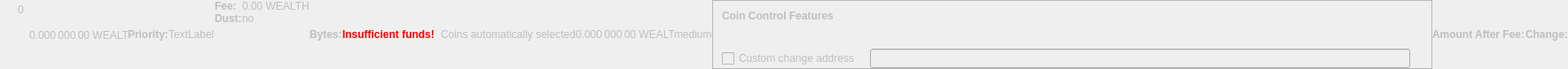
    <widget class="QWidget" name="dummyHideWidget" native="true">
     <property name="enabled">
      <bool>false</bool>
     </property>
     <property name="maximumSize">
      <size>
       <width>100</width>
       <height>22</height>
      </size>
     </property>
     <layout class="QHBoxLayout" name="dummyHideLayout">
      <property name="spacing">
       <number>0</number>
      </property>
      <property name="leftMargin">
       <number>0</number>
      </property>
      <property name="topMargin">
       <number>0</number>
      </property>
      <property name="rightMargin">
       <number>0</number>
      </property>
      <property name="bottomMargin">
       <number>0</number>
      </property>
      <item>
       <layout class="QFormLayout" name="formLayoutCoinControl1">
        <property name="horizontalSpacing">
         <number>10</number>
        </property>
        <property name="verticalSpacing">
         <number>14</number>
        </property>
        <property name="leftMargin">
         <number>10</number>
        </property>
        <property name="topMargin">
         <number>4</number>
        </property>
        <property name="rightMargin">
         <number>6</number>
        </property>
        <item row="0" column="1">
         <widget class="QLabel" name="labelCoinControlBytes">
          <property name="cursor">
           <cursorShape>IBeamCursor</cursorShape>
          </property>
          <property name="contextMenuPolicy">
           <enum>Qt::ActionsContextMenu</enum>
          </property>
          <property name="text">
           <string notr="true">0</string>
          </property>
          <property name="textInteractionFlags">
           <set>Qt::LinksAccessibleByMouse|Qt::TextSelectableByKeyboard|Qt::TextSelectableByMouse</set>
          </property>
         </widget>
        </item>
       </layout>
      </item>
      <item>
       <widget class="QLabel" name="labelCoinControlAfterFee">
        <property name="enabled">
         <bool>false</bool>
        </property>
        <property name="sizePolicy">
         <sizepolicy hsizetype="Fixed" vsizetype="Fixed">
          <horstretch>0</horstretch>
          <verstretch>0</verstretch>
         </sizepolicy>
        </property>
        <property name="minimumSize">
         <size>
          <width>111</width>
          <height>12</height>
         </size>
        </property>
        <property name="maximumSize">
         <size>
          <width>111</width>
          <height>12</height>
         </size>
        </property>
        <property name="cursor">
         <cursorShape>IBeamCursor</cursorShape>
        </property>
        <property name="contextMenuPolicy">
         <enum>Qt::ActionsContextMenu</enum>
        </property>
        <property name="text">
         <string notr="true">0.000 000 00 WEALTH</string>
        </property>
        <property name="textInteractionFlags">
         <set>Qt::LinksAccessibleByMouse|Qt::TextSelectableByKeyboard|Qt::TextSelectableByMouse</set>
        </property>
       </widget>
      </item>
      <item>
       <widget class="QLabel" name="labelCoinControlPriorityText">
        <property name="enabled">
         <bool>false</bool>
        </property>
        <property name="font">
         <font>
          <weight>75</weight>
          <bold>true</bold>
         </font>
        </property>
        <property name="text">
         <string>Priority:</string>
        </property>
       </widget>
      </item>
      <item>
       <layout class="QHBoxLayout" name="horizontalLayout">
        <item>
         <widget class="QLabel" name="WarningLabel">
          <property name="text">
           <string>TextLabel</string>
          </property>
         </widget>
        </item>
       </layout>
      </item>
      <item>
       <layout class="QFormLayout" name="formLayoutCoinControl3">
        <property name="horizontalSpacing">
         <number>0</number>
        </property>
        <property name="verticalSpacing">
         <number>0</number>
        </property>
        <property name="leftMargin">
         <number>0</number>
        </property>
        <property name="topMargin">
         <number>0</number>
        </property>
        <property name="rightMargin">
         <number>0</number>
        </property>
        <item row="0" column="0">
         <widget class="QLabel" name="labelCoinControlFeeText">
          <property name="enabled">
           <bool>false</bool>
          </property>
          <property name="font">
           <font>
            <weight>75</weight>
            <bold>true</bold>
           </font>
          </property>
          <property name="text">
           <string>Fee:</string>
          </property>
          <property name="margin">
           <number>0</number>
          </property>
         </widget>
        </item>
        <item row="0" column="1">
         <widget class="QLabel" name="labelCoinControlFee">
          <property name="enabled">
           <bool>false</bool>
          </property>
          <property name="cursor">
           <cursorShape>IBeamCursor</cursorShape>
          </property>
          <property name="contextMenuPolicy">
           <enum>Qt::ActionsContextMenu</enum>
          </property>
          <property name="text">
           <string notr="true">0.00 WEALTH</string>
          </property>
          <property name="textInteractionFlags">
           <set>Qt::LinksAccessibleByMouse|Qt::TextSelectableByKeyboard|Qt::TextSelectableByMouse</set>
          </property>
         </widget>
        </item>
        <item row="1" column="0">
         <widget class="QLabel" name="labelCoinControlLowOutputText">
          <property name="enabled">
           <bool>false</bool>
          </property>
          <property name="font">
           <font>
            <weight>75</weight>
            <bold>true</bold>
           </font>
          </property>
          <property name="text">
           <string>Dust:</string>
          </property>
         </widget>
        </item>
        <item row="1" column="1">
         <widget class="QLabel" name="labelCoinControlLowOutput">
          <property name="enabled">
           <bool>false</bool>
          </property>
          <property name="cursor">
           <cursorShape>IBeamCursor</cursorShape>
          </property>
          <property name="contextMenuPolicy">
           <enum>Qt::ActionsContextMenu</enum>
          </property>
          <property name="text">
           <string>no</string>
          </property>
          <property name="textInteractionFlags">
           <set>Qt::LinksAccessibleByMouse|Qt::TextSelectableByKeyboard|Qt::TextSelectableByMouse</set>
          </property>
         </widget>
        </item>
       </layout>
      </item>
      <item>
       <widget class="QLabel" name="labelCoinControlBytesText">
        <property name="enabled">
         <bool>false</bool>
        </property>
        <property name="font">
         <font>
          <weight>75</weight>
          <bold>true</bold>
         </font>
        </property>
        <property name="text">
         <string>Bytes:</string>
        </property>
       </widget>
      </item>
      <item>
       <layout class="QFormLayout" name="formLayoutCoinControl2">
        <property name="horizontalSpacing">
         <number>0</number>
        </property>
        <property name="verticalSpacing">
         <number>0</number>
        </property>
        <property name="leftMargin">
         <number>0</number>
        </property>
        <property name="topMargin">
         <number>0</number>
        </property>
        <property name="rightMargin">
         <number>0</number>
        </property>
       </layout>
      </item>
      <item>
       <layout class="QHBoxLayout" name="horizontalLayoutCoinControl2">
        <property name="spacing">
         <number>0</number>
        </property>
        <property name="bottomMargin">
         <number>0</number>
        </property>
       </layout>
      </item>
      <item>
       <widget class="QLabel" name="labelCoinControlInsuffFunds">
        <property name="enabled">
         <bool>false</bool>
        </property>
        <property name="minimumSize">
         <size>
          <width>0</width>
          <height>0</height>
         </size>
        </property>
        <property name="font">
         <font>
          <weight>75</weight>
          <bold>true</bold>
         </font>
        </property>
        <property name="styleSheet">
         <string notr="true">color:red;font-weight:bold;</string>
        </property>
        <property name="text">
         <string>Insufficient funds!</string>
        </property>
        <property name="margin">
         <number>5</number>
        </property>
       </widget>
      </item>
      <item>
       <layout class="QFormLayout" name="formLayoutCoinControl4">
        <property name="horizontalSpacing">
         <number>0</number>
        </property>
        <property name="verticalSpacing">
         <number>0</number>
        </property>
        <property name="leftMargin">
         <number>0</number>
        </property>
        <property name="topMargin">
         <number>0</number>
        </property>
        <property name="rightMargin">
         <number>0</number>
        </property>
       </layout>
      </item>
      <item>
       <widget class="QLabel" name="labelCoinControlChangeLabel">
        <property name="enabled">
         <bool>false</bool>
        </property>
        <property name="sizePolicy">
         <sizepolicy hsizetype="Preferred" vsizetype="Expanding">
          <horstretch>0</horstretch>
          <verstretch>0</verstretch>
         </sizepolicy>
        </property>
        <property name="minimumSize">
         <size>
          <width>0</width>
          <height>0</height>
         </size>
        </property>
        <property name="text">
         <string/>
        </property>
        <property name="margin">
         <number>3</number>
        </property>
       </widget>
      </item>
      <item>
       <widget class="QLabel" name="labelCoinControlAutomaticallySelected">
        <property name="enabled">
         <bool>false</bool>
        </property>
        <property name="sizePolicy">
         <sizepolicy hsizetype="Fixed" vsizetype="Fixed">
          <horstretch>0</horstretch>
          <verstretch>0</verstretch>
         </sizepolicy>
        </property>
        <property name="minimumSize">
         <size>
          <width>0</width>
          <height>0</height>
         </size>
        </property>
        <property name="maximumSize">
         <size>
          <width>240</width>
          <height>16777215</height>
         </size>
        </property>
        <property name="text">
         <string>Coins automatically selected</string>
        </property>
        <property name="margin">
         <number>5</number>
        </property>
       </widget>
      </item>
      <item>
       <widget class="QLabel" name="labelCoinControlChange">
        <property name="enabled">
         <bool>false</bool>
        </property>
        <property name="sizePolicy">
         <sizepolicy hsizetype="Fixed" vsizetype="Fixed">
          <horstretch>0</horstretch>
          <verstretch>0</verstretch>
         </sizepolicy>
        </property>
        <property name="minimumSize">
         <size>
          <width>111</width>
          <height>0</height>
         </size>
        </property>
        <property name="maximumSize">
         <size>
          <width>111</width>
          <height>16777215</height>
         </size>
        </property>
        <property name="cursor">
         <cursorShape>IBeamCursor</cursorShape>
        </property>
        <property name="contextMenuPolicy">
         <enum>Qt::ActionsContextMenu</enum>
        </property>
        <property name="text">
         <string notr="true">0.000 000 00 WEALTH</string>
        </property>
        <property name="textInteractionFlags">
         <set>Qt::LinksAccessibleByMouse|Qt::TextSelectableByKeyboard|Qt::TextSelectableByMouse</set>
        </property>
       </widget>
      </item>
      <item>
       <widget class="QLabel" name="labelCoinControlPriority">
        <property name="enabled">
         <bool>false</bool>
        </property>
        <property name="cursor">
         <cursorShape>IBeamCursor</cursorShape>
        </property>
        <property name="contextMenuPolicy">
         <enum>Qt::ActionsContextMenu</enum>
        </property>
        <property name="text">
         <string>medium</string>
        </property>
        <property name="textInteractionFlags">
         <set>Qt::LinksAccessibleByMouse|Qt::TextSelectableByKeyboard|Qt::TextSelectableByMouse</set>
        </property>
       </widget>
      </item>
      <item>
       <widget class="QFrame" name="frameCoinControl">
        <property name="sizePolicy">
         <sizepolicy hsizetype="Expanding" vsizetype="Expanding">
          <horstretch>0</horstretch>
          <verstretch>0</verstretch>
         </sizepolicy>
        </property>
        <property name="maximumSize">
         <size>
          <width>16777215</width>
          <height>16777215</height>
         </size>
        </property>
        <property name="frameShape">
         <enum>QFrame::StyledPanel</enum>
        </property>
        <property name="frameShadow">
         <enum>QFrame::Sunken</enum>
        </property>
        <layout class="QVBoxLayout" name="verticalLayoutCoinControl2_2">
         <property name="spacing">
          <number>0</number>
         </property>
         <property name="leftMargin">
          <number>0</number>
         </property>
         <property name="topMargin">
          <number>0</number>
         </property>
         <property name="rightMargin">
          <number>0</number>
         </property>
         <property name="bottomMargin">
          <number>0</number>
         </property>
         <item>
          <layout class="QVBoxLayout" name="verticalLayoutCoinControl" stretch="0,0,0,1">
           <property name="spacing">
            <number>0</number>
           </property>
           <property name="leftMargin">
            <number>10</number>
           </property>
           <property name="topMargin">
            <number>10</number>
           </property>
           <item>
            <layout class="QHBoxLayout" name="horizontalLayoutCoinControl1">
             <property name="bottomMargin">
              <number>15</number>
             </property>
             <item>
              <widget class="QLabel" name="labelCoinControlFeatures">
               <property name="enabled">
                <bool>false</bool>
               </property>
               <property name="sizePolicy">
                <sizepolicy hsizetype="Preferred" vsizetype="Maximum">
                 <horstretch>0</horstretch>
                 <verstretch>0</verstretch>
                </sizepolicy>
               </property>
               <property name="font">
                <font>
                 <weight>75</weight>
                 <bold>true</bold>
                </font>
               </property>
               <property name="styleSheet">
                <string notr="true">font-weight:bold;</string>
               </property>
               <property name="text">
                <string>Coin Control Features</string>
               </property>
              </widget>
             </item>
            </layout>
           </item>
           <item>
            <widget class="QWidget" name="widgetCoinControl" native="true">
             <property name="sizePolicy">
              <sizepolicy hsizetype="Preferred" vsizetype="Preferred">
               <horstretch>0</horstretch>
               <verstretch>0</verstretch>
              </sizepolicy>
             </property>
             <property name="minimumSize">
              <size>
               <width>0</width>
               <height>0</height>
              </size>
             </property>
             <property name="styleSheet">
              <string notr="true"/>
             </property>
             <layout class="QHBoxLayout" name="horizontalLayoutCoinControl5_2">
              <property name="leftMargin">
               <number>0</number>
              </property>
              <property name="topMargin">
               <number>0</number>
              </property>
              <property name="rightMargin">
               <number>0</number>
              </property>
              <property name="bottomMargin">
               <number>0</number>
              </property>
              <item>
               <layout class="QHBoxLayout" name="horizontalLayoutCoinControl3">
                <property name="spacing">
                 <number>20</number>
                </property>
                <property name="topMargin">
                 <number>0</number>
                </property>
                <property name="bottomMargin">
                 <number>10</number>
                </property>
               </layout>
              </item>
             </layout>
            </widget>
           </item>
           <item>
            <layout class="QHBoxLayout" name="horizontalLayoutCoinControl4" stretch="0,0,0">
             <property name="spacing">
              <number>12</number>
             </property>
             <property name="sizeConstraint">
              <enum>QLayout::SetDefaultConstraint</enum>
             </property>
             <property name="topMargin">
              <number>5</number>
             </property>
             <property name="rightMargin">
              <number>5</number>
             </property>
             <item>
              <widget class="QCheckBox" name="checkBoxCoinControlChange">
               <property name="enabled">
                <bool>false</bool>
               </property>
               <property name="toolTip">
                <string>If this is activated, but the change address is empty or invalid, change will be sent to a newly generated address.</string>
               </property>
               <property name="text">
                <string>Custom change address</string>
               </property>
              </widget>
             </item>
             <item>
              <widget class="QValidatedLineEdit" name="lineEditCoinControlChange">
               <property name="enabled">
                <bool>false</bool>
               </property>
               <property name="sizePolicy">
                <sizepolicy hsizetype="Expanding" vsizetype="Fixed">
                 <horstretch>0</horstretch>
                 <verstretch>0</verstretch>
                </sizepolicy>
               </property>
              </widget>
             </item>
             <item>
              <widget class="QLabel" name="labelCoinControlChangeLabel_2">
               <property name="sizePolicy">
                <sizepolicy hsizetype="Preferred" vsizetype="Expanding">
                 <horstretch>0</horstretch>
                 <verstretch>0</verstretch>
                </sizepolicy>
               </property>
               <property name="minimumSize">
                <size>
                 <width>0</width>
                 <height>0</height>
                </size>
               </property>
               <property name="text">
                <string/>
               </property>
               <property name="margin">
                <number>3</number>
               </property>
              </widget>
             </item>
            </layout>
           </item>
           <item>
            <spacer name="verticalSpacerCoinControl">
             <property name="orientation">
              <enum>Qt::Vertical</enum>
             </property>
             <property name="sizeHint" stdset="0">
              <size>
               <width>800</width>
               <height>1</height>
              </size>
             </property>
            </spacer>
           </item>
          </layout>
         </item>
        </layout>
       </widget>
      </item>
      <item>
       <widget class="QLabel" name="labelCoinControlAfterFeeText">
        <property name="enabled">
         <bool>false</bool>
        </property>
        <property name="minimumSize">
         <size>
          <width>0</width>
          <height>0</height>
         </size>
        </property>
        <property name="maximumSize">
         <size>
          <width>16777215</width>
          <height>16777215</height>
         </size>
        </property>
        <property name="font">
         <font>
          <weight>75</weight>
          <bold>true</bold>
         </font>
        </property>
        <property name="text">
         <string>Amount After Fee:</string>
        </property>
        <property name="alignment">
         <set>Qt::AlignLeading|Qt::AlignLeft|Qt::AlignVCenter</set>
        </property>
        <property name="margin">
         <number>0</number>
        </property>
       </widget>
      </item>
      <item>
       <widget class="QLabel" name="labelCoinControlChangeText">
        <property name="enabled">
         <bool>false</bool>
        </property>
        <property name="sizePolicy">
         <sizepolicy hsizetype="Preferred" vsizetype="Preferred">
          <horstretch>0</horstretch>
          <verstretch>0</verstretch>
         </sizepolicy>
        </property>
        <property name="minimumSize">
         <size>
          <width>0</width>
          <height>0</height>
         </size>
        </property>
        <property name="maximumSize">
         <size>
          <width>16777215</width>
          <height>16777215</height>
         </size>
        </property>
        <property name="font">
         <font>
          <weight>75</weight>
          <bold>true</bold>
         </font>
        </property>
        <property name="text">
         <string>Change:</string>
        </property>
        <property name="alignment">
         <set>Qt::AlignLeading|Qt::AlignLeft|Qt::AlignVCenter</set>
        </property>
       </widget>
      </item>
     </layout>
    </widget>
